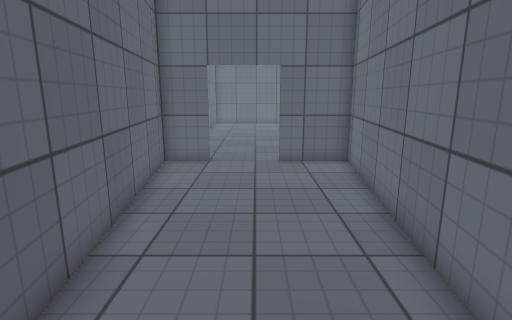
[1] (above)

12 first-person views from a walk through a 3-D level made in the Unity game engine. The camera is 1.4 m above the floor, tilts 12° down and sees 80° across. The floor is counted in squares, 0.5 m on a side. Each view is taken from the middle of a square. On the plan, view 1 faces up. The plan holds only what a view shows up to about 20 squares ahead; the rest is blank. The place goes on beyond the plan. The player character is not drawn. Surface patterns are stand-ins for the level's own textures.

[2]
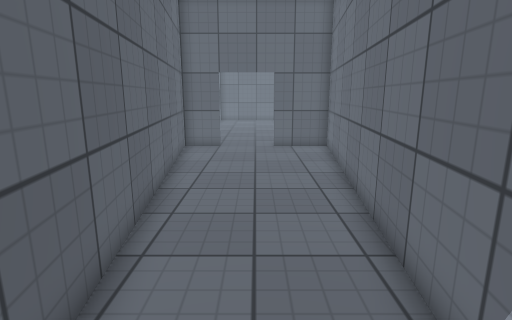

[3]
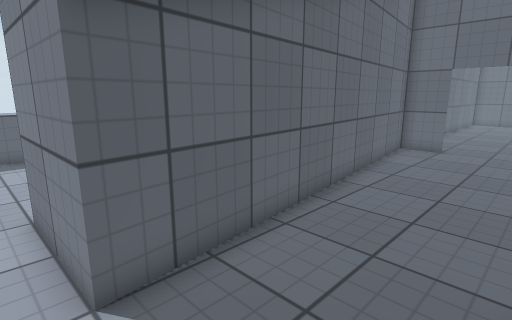

[4]
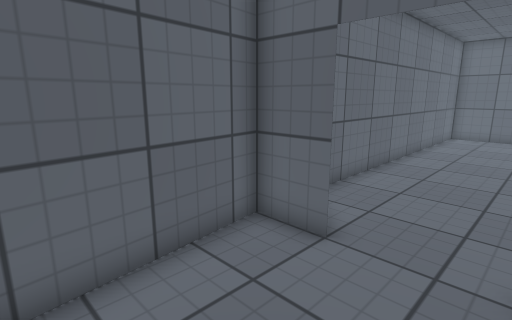

[5]
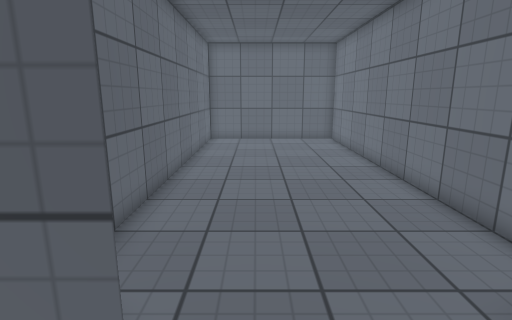

[6]
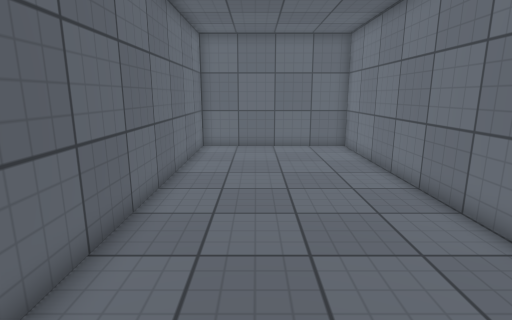

[7]
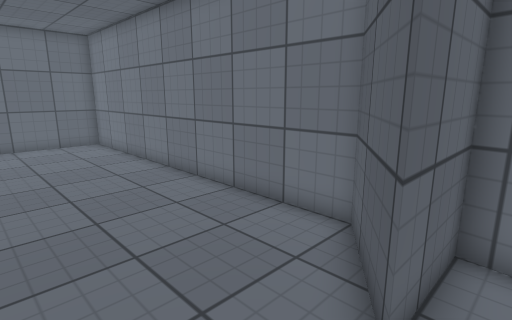

[8]
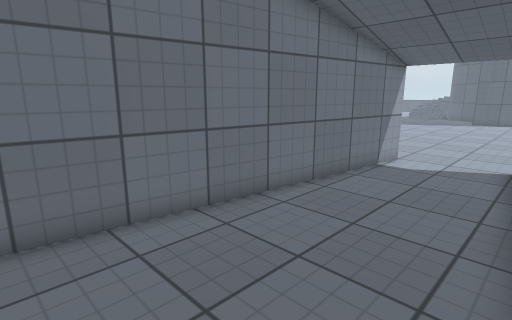

[9]
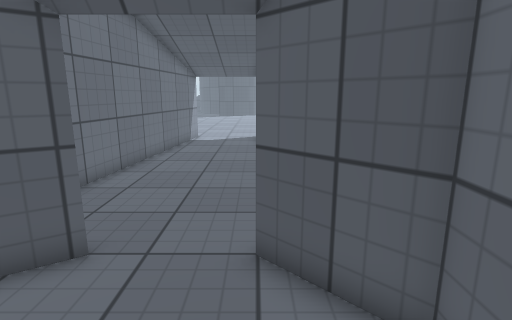

[10]
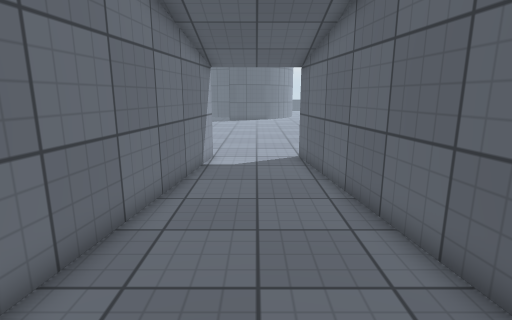

[11]
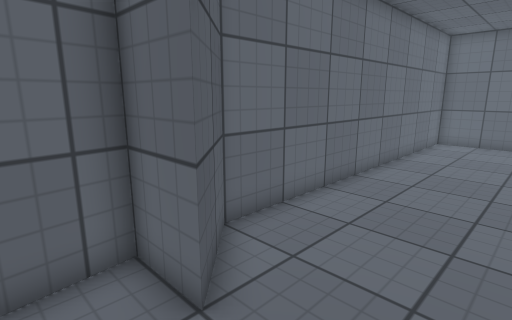

[12]
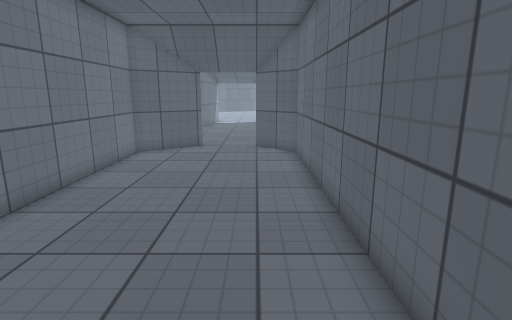

### Floor plan
Key: @ floor where view 1 was taken; # wall or solid block; . main floor; : floor 1 m higher than the main floor.
Columns run from 14 left of view 1 to 4 right of it. Each row starts with its distance up from view 1.
 31           #########
 30           #.......#
 29           #.......#
 28           #.......#
 27           #.......#
 26           #.......#
 25           #.......#
 24           #.......#
 23           #.......#
 22           #.......#
 21           #.......#
 20           #.......#
 19           #.......#
 18           #.......#
 17           #.......#
 16           #.......#
 15           #.......#
 14           ##....###
 13           ##...####
 12           #.......#
 11           #.......#
 10           #.......#
  9           ##.....##
  8           ##.....##
  7            #.....#
  6            #.....#
  5            #.....#
  4            #.....#
  3            #.....#
  2            #.....#
  1            ##...##
  0            ##.@.#
 -1             #...#
 -2 :...        #...#
 -3 :.......#####...#
 -4         .........

Where each view was taken, in squares from view 1:
view 1: 0 up, 0 right, facing up
view 2: 4 down, 0 right, facing up
view 3: 4 down, 2 right, facing up-left
view 4: 8 up, 1 right, facing up-left
view 5: 11 up, 1 left, facing up
view 6: 14 up, 1 left, facing up
view 7: 12 up, 2 left, facing up-right
view 8: 11 up, 3 left, facing down-right
view 9: 18 up, 2 left, facing down
view 10: 11 up, 0 right, facing down
view 11: 11 up, 1 right, facing up-left
view 12: 30 up, 2 left, facing down
